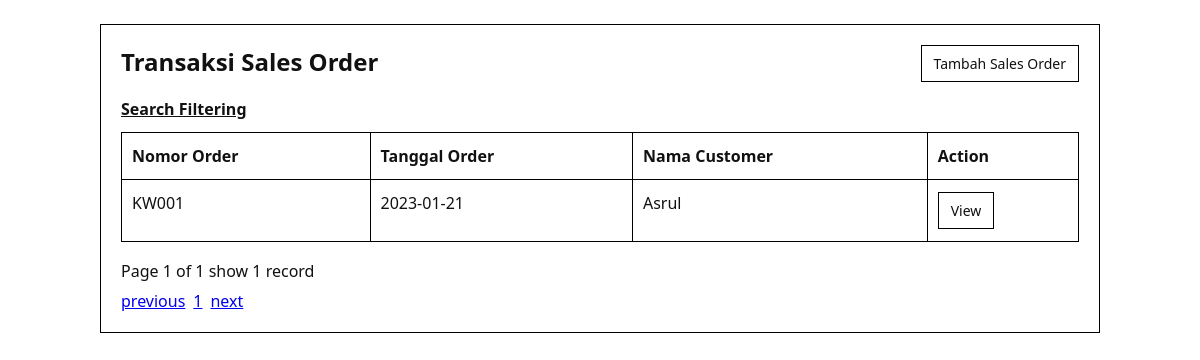
Before: /orders/index.php with the older database file.
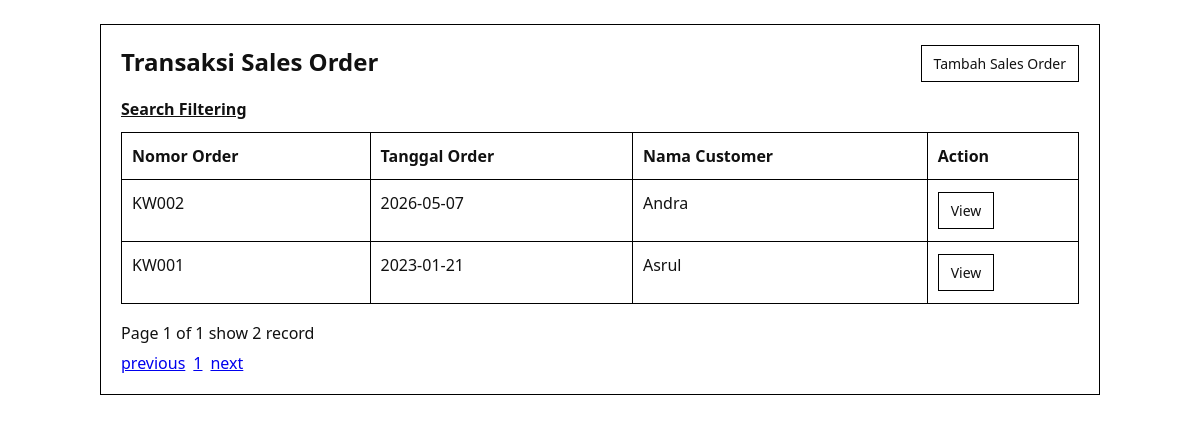
After: the same page with the newer database file.
### tables this page shows
CREATE TABLE `orders` (
  `orderId` int(11) NOT NULL,
  `orderNo` varchar(30) NOT NULL,
  `orderDate` date NOT NULL,
  `custId` int(11) NOT NULL,
  `subtotal` decimal(14,2) NOT NULL DEFAULT 0.00,
  `discAmount` decimal(14,2) NOT NULL DEFAULT 0.00,
  `netto` decimal(14,2) NOT NULL DEFAULT 0.00,
  `dpp` decimal(14,2) NOT NULL DEFAULT 0.00,
  `ppn` decimal(14,2) NOT NULL DEFAULT 0.00,
  `grandtotal` decimal(14,2) NOT NULL DEFAULT 0.00
);

CREATE TABLE `customers` (
  `custId` int(11) NOT NULL,
  `cust_nama` varchar(100) NOT NULL,
  `cust_alamat` text NOT NULL,
  `cust_hp` varchar(30) NOT NULL
);

### orders/index.php (the view, shortened to what this page needs)
<?php
require_once __DIR__ . '/../config/database.php';
require_once __DIR__ . '/../includes/header.php';
$showFilter = isset($_GET['show_filter']) ? 1 : 0;
$orderNo = trim($_GET['order_no'] ?? '');
$orderDate = trim($_GET['order_date'] ?? '');
$customer = trim($_GET['customer'] ?? '');
$page = max(1, (int) ($_GET['page'] ?? 1));
$perPage = 10;
$baseSql = "
    FROM orders o
    INNER JOIN customers c ON c.custId = o.custId
    WHERE 1=1
";
$types = '';
$params = [];
$countSql = "SELECT COUNT(*) AS total " . $baseSql;
$countStmt = $conn->prepare($countSql);
$countStmt->execute();
$totalRecords = (int) ($countStmt->get_result()->fetch_assoc()['total'] ?? 0);
$totalPages = max(1, (int) ceil($totalRecords / $perPage));
$page = min($page, $totalPages);
$offset = ($page - 1) * $perPage;
$sql = "SELECT o.orderId, o.orderNo, o.orderDate, c.cust_nama, c.custId " . $baseSql . " ORDER BY o.orderId DESC LIMIT ? OFFSET ?";
$stmt = $conn->prepare($sql);
$runTypes = $types . 'ii';
$runParams = [...$params, $perPage, $offset];
$stmt->bind_param($runTypes, ...$runParams);
$stmt->execute();
$result = $stmt->get_result();
$currentCount = $result ? $result->num_rows : 0;
$paginationQuery = [
    'show_filter' => $showFilter ? 1 : null,
    'order_no' => $orderNo !== '' ? $orderNo : null,
    'order_date' => $orderDate !== '' ? $orderDate : null,
    'customer' => $customer !== '' ? $customer : null,
];
?>
<div class="card">
    <div class="actions" style="justify-content: space-between; align-items: flex-start;">
        <div>
            <h2>Transaksi Sales Order</h2>
            <div style="margin-top: 12px;">
                <a href="/test-krida/orders/index.php?show_filter=1"
                    style="color: #111; text-decoration: underline; font-weight: 600;">Search Filtering</a>
            </div>
        </div>
        <div class="actions">
            <a class="btn btn-primary" href="/test-krida/orders/form.php">Tambah Sales Order</a>
        </div>
    </div>
    <?php if ($result && $result->num_rows > 0): ?>
        <table>
            <thead>
                <tr>
                    <th>Nomor Order</th>
                    <th>Tanggal Order</th>
                    <th>Nama Customer</th>
                    <th>Action</th>
                </tr>
            </thead>
            <tbody>
                <?php while ($row = $result->fetch_assoc()): ?>
                    <tr>
                        <td><?= htmlspecialchars($row['orderNo']) ?></td>
                        <td><?= htmlspecialchars($row['orderDate']) ?></td>
                        <td><?= htmlspecialchars($row['cust_nama']) ?></td>
                        <td>
                            <div class="actions">
                                <a class="btn btn-light"
                                    href="/test-krida/orders/view.php?id=<?= (int) $row['orderId'] ?>">View</a>
                            </div>
                        </td>
                    </tr>
                <?php endwhile; ?>
            </tbody>
        </table>
        <div style="margin-top: 18px;">
            <div>Page <?= $page ?> of <?= $totalPages ?> show <?= $currentCount ?> record</div>
            <div class="actions" style="margin-top: 8px;">
                <?php
                $prevQuery = http_build_query(array_filter([...$paginationQuery, 'page' => max(1, $page - 1)], fn($v) => $v !== null));
                $nextQuery = http_build_query(array_filter([...$paginationQuery, 'page' => min($totalPages, $page + 1)], fn($v) => $v !== null));
                ?>
                <a href="/test-krida/orders/index.php<?= $page > 1 ? '?' . $prevQuery : '' ?>">previous</a>
                <?php for ($i = 1; $i <= $totalPages; $i++): ?>
                    <?php
                    $pageQuery = http_build_query(array_filter([...$paginationQuery, 'page' => $i], fn($v) => $v !== null));
                    ?>
                    <a href="/test-krida/orders/index.php?<?= $pageQuery ?>"><?= $i ?></a><?= $i < $totalPages ? '|' : '' ?>
                <?php endfor; ?>
                <a href="/test-krida/orders/index.php<?= $page < $totalPages ? '?' . $nextQuery : '' ?>">next</a>
            </div>
        </div>
    <?php else: ?>
        <div class="empty">Belum ada data sales order.</div>
    <?php endif; ?>
</div>
<?php require_once __DIR__ . '/../includes/footer.php'; ?>

### includes/header.php (shortened to what this page needs)
<!DOCTYPE html>
<html lang="en">
<head>
</head>
<body>
    <div class="container">

### includes/footer.php
    </div>
</body>
</html>

### includes/header.php (style rules this page uses)
* { box-sizing: border-box; }
body { margin: 0; font-family: "Segoe UI", Tahoma, sans-serif; background: #fff; color: #111; }
.container { width: min(1000px, calc(100% - 32px)); margin: 24px auto 40px; }
.btn { text-decoration: none; border: 1px solid #000; cursor: pointer; display: inline-flex; align-items: center; justify-content: center; padding: 8px 12px; border-radius: 0; font-size: 14px; background: #fff; color: #111; }
.card { background: #fff; border: 1px solid #000; padding: 20px; margin-top: 20px; }
.card h2, .card h3 { margin-top: 0; }
.btn-primary, .btn-warning, .btn-danger, .btn-light { background: #fff; color: #111; }
table { width: 100%; border-collapse: collapse; margin-top: 12px; }
th, td { padding: 12px 10px; border: 1px solid #000; text-align: left; vertical-align: top; }
.actions { display: flex; flex-wrap: wrap; gap: 8px; }

Changed rows visible on the page:
added orders: orderNo "KW002", orderDate "2026-05-07", custId.cust_nama "Andra"
Other visible differences:
$currentCount: "1" → "2"
